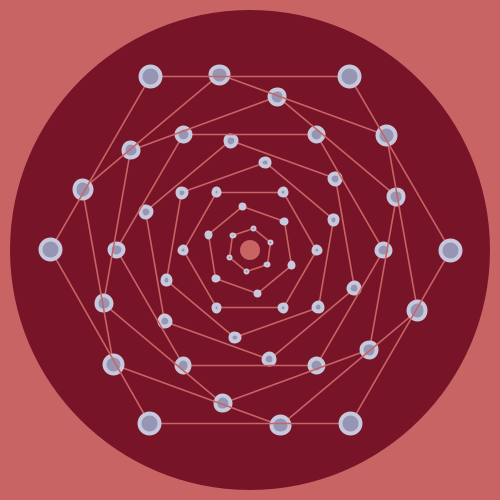
Frame 1 (no input)
Frame 2 (the mouse pressed at the canvas centre, redrawn once): identical to frame 1, image omitted

The Processing sketch that drew this single still picture (run headless with seeded random() and noise(); the mouse was pressed at the canvas centre and the sketch redrawn once):

// Processing sketch: sketch_001_warming_up
// ── sketch_001_warming_up.pde


void setup() {
  size(500,500); 
}

void draw() {
  
  background(200,100,100);
  noStroke();
  fill(120,20,40);
  circle(width/2,height/2,480);
  fill(200,100,100);
  circle(width/2, height/2, 20);
  
  pushMatrix();
  translate(width/2, height/2);
  
  int n = 10;
  for (int k=0; k<n; k++) {
    float r = map(k,0,n-1,0,200);
    float a = map(k,0,n-1,0,2*PI);
    float b = r/10;

    strokeWeight(1.6);
    stroke(200,100,100);
    noFill();
    beginShape();
    for (int i=0; i<6; i++) {
        vertex(r*cos(a-i*PI/3.), r*sin(a-i*PI/3.));
    }
    endShape(CLOSE);


    strokeWeight(4);
    stroke(200,200,220);
    fill(150,150,180);
    for (int i=0; i<6; i++) {
        circle(r*cos(a-i*PI/3.), r*sin(a-i*PI/3.), b);
    }
    
  }
  popMatrix();
  
  
  save("ola.png");
  noLoop();
  
  
}
